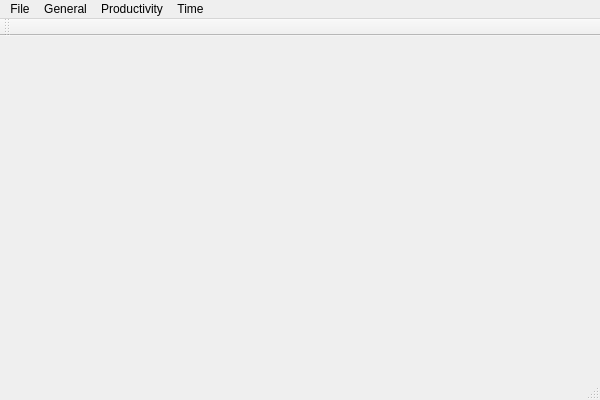
<?xml version="1.0" encoding="UTF-8"?>
<ui version="4.0">
 <class>HxNxToolkitClass</class>
 <widget class="QMainWindow" name="HxNxToolkitClass">
  <property name="geometry">
   <rect>
    <x>0</x>
    <y>0</y>
    <width>600</width>
    <height>400</height>
   </rect>
  </property>
  <property name="windowTitle">
   <string>HxNxToolkit</string>
  </property>
  <widget class="QWidget" name="Root">
   <layout class="QVBoxLayout" name="verticalLayout">
    <property name="spacing">
     <number>0</number>
    </property>
    <property name="leftMargin">
     <number>0</number>
    </property>
    <property name="topMargin">
     <number>0</number>
    </property>
    <property name="rightMargin">
     <number>0</number>
    </property>
    <property name="bottomMargin">
     <number>0</number>
    </property>
    <item>
     <widget class="QTabWidget" name="Tabs">
      <property name="currentIndex">
       <number>-1</number>
      </property>
      <property name="elideMode">
       <enum>Qt::ElideLeft</enum>
      </property>
      <property name="documentMode">
       <bool>true</bool>
      </property>
      <property name="tabsClosable">
       <bool>true</bool>
      </property>
      <property name="movable">
       <bool>true</bool>
      </property>
     </widget>
    </item>
   </layout>
  </widget>
  <widget class="QMenuBar" name="MenuBar">
   <property name="geometry">
    <rect>
     <x>0</x>
     <y>0</y>
     <width>600</width>
     <height>22</height>
    </rect>
   </property>
   <widget class="QMenu" name="MenuFile">
    <property name="title">
     <string>File</string>
    </property>
   <addaction name="ActionNewTab"/>
   </widget>
   <widget class="QMenu" name="MenuGeneral">
    <property name="title">
     <string>General</string>
    </property>
    <addaction name="ActionBaseConverter"/>
    <addaction name="ActionCalculator"/>
   </widget>
   <widget class="QMenu" name="MenuProductivity">
    <property name="title">
     <string>Productivity</string>
    </property>
    <addaction name="ActionChecklist"/>
   </widget>
   <widget class="QMenu" name="MenuTime">
    <property name="title">
     <string>Time</string>
    </property>
    <addaction name="ActionStopwatch"/>
   </widget>
   <addaction name="MenuFile"/>
   <addaction name="MenuGeneral"/>
   <addaction name="MenuProductivity"/>
   <addaction name="MenuTime"/>
  </widget>
  <widget class="QToolBar" name="MainToolBar">
   <attribute name="toolBarArea">
    <enum>TopToolBarArea</enum>
   </attribute>
   <attribute name="toolBarBreak">
    <bool>false</bool>
   </attribute>
  </widget>
  <widget class="QStatusBar" name="StatusBar"/>
  <action name="ActionBaseConverter">
   <property name="text">
    <string>Base converter</string>
   </property>
  </action>
  <action name="ActionCalculator">
   <property name="text">
    <string>Calculator</string>
   </property>
  </action>
  <action name="ActionNewTab">
   <property name="text">
    <string>New tab</string>
   </property>
  </action>
  <action name="ActionChecklist">
   <property name="text">
    <string>Checklist</string>
   </property>
  </action>
  <action name="ActionStopwatch">
   <property name="text">
    <string>Stopwatch</string>
   </property>
  </action>
  <action name="action">
   <property name="text">
    <string>New tab</string>
   </property>
  </action>
 </widget>
 <layoutdefault spacing="6" margin="11"/>
 <resources/>
 <connections>
  <connection>
   <sender>ActionBaseConverter</sender>
   <signal>triggered()</signal>
   <receiver>HxNxToolkitClass</receiver>
   <slot>OpenBaseConverter()</slot>
   <hints>
    <hint type="sourcelabel">
     <x>-1</x>
     <y>-1</y>
    </hint>
    <hint type="destinationlabel">
     <x>299</x>
     <y>199</y>
    </hint>
   </hints>
  </connection>
  <connection>
   <sender>ActionCalculator</sender>
   <signal>triggered()</signal>
   <receiver>HxNxToolkitClass</receiver>
   <slot>OpenCalculator()</slot>
   <hints>
    <hint type="sourcelabel">
     <x>-1</x>
     <y>-1</y>
    </hint>
    <hint type="destinationlabel">
     <x>299</x>
     <y>199</y>
    </hint>
   </hints>
  </connection>
  <connection>
   <sender>ActionNewTab</sender>
   <signal>triggered()</signal>
   <receiver>HxNxToolkitClass</receiver>
   <slot>NewTabTriggered()</slot>
   <hints>
    <hint type="sourcelabel">
     <x>-1</x>
     <y>-1</y>
    </hint>
    <hint type="destinationlabel">
     <x>299</x>
     <y>199</y>
    </hint>
   </hints>
  </connection>
  <connection>
   <sender>ActionChecklist</sender>
   <signal>triggered()</signal>
   <receiver>HxNxToolkitClass</receiver>
   <slot>OpenChecklist()</slot>
   <hints>
    <hint type="sourcelabel">
     <x>-1</x>
     <y>-1</y>
    </hint>
    <hint type="destinationlabel">
     <x>299</x>
     <y>199</y>
    </hint>
   </hints>
  </connection>
  <connection>
   <sender>ActionStopwatch</sender>
   <signal>triggered()</signal>
   <receiver>HxNxToolkitClass</receiver>
   <slot>OpenStopwatch()</slot>
   <hints>
    <hint type="sourcelabel">
     <x>-1</x>
     <y>-1</y>
    </hint>
    <hint type="destinationlabel">
     <x>299</x>
     <y>199</y>
    </hint>
   </hints>
  </connection>
 </connections>
 <slots>
  <slot>OpenBaseConverter()</slot>
  <slot>OpenCalculator()</slot>
  <slot>NewTabTriggered()</slot>
  <slot>OpenChecklist()</slot>
  <slot>OpenStopwatch()</slot>
 </slots>
</ui>
